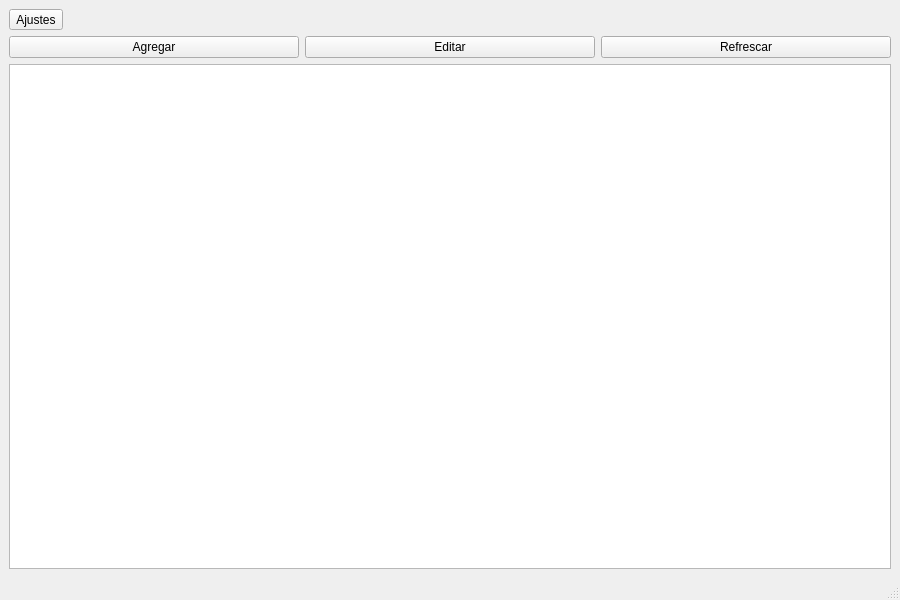
<?xml version="1.0" encoding="UTF-8"?>
<ui version="4.0">
 <class>MainWindow</class>
 <widget class="QMainWindow" name="MainWindow">
  <property name="geometry">
   <rect>
    <x>0</x>
    <y>0</y>
    <width>900</width>
    <height>600</height>
   </rect>
  </property>
  <property name="windowTitle">
   <string>CRUD de Estudiantes</string>
  </property>
  <widget class="QWidget" name="centralwidget">
   <layout class="QVBoxLayout" name="verticalLayout">
    <item>
     <layout class="QHBoxLayout" name="ajustesLayout">
      <item>
       <widget class="QToolButton" name="btnAjustes">
        <property name="text">
         <string>Ajustes</string>
        </property>
        <property name="popupMode">
         <enum>QToolButton::InstantPopup</enum>
        </property>
        <property name="toolButtonStyle">
         <enum>Qt::ToolButtonTextOnly</enum>
        </property>
       </widget>
      </item>
      <item>
       <spacer name="horizontalSpacerAjustes">
        <property name="orientation">
         <enum>Qt::Horizontal</enum>
        </property>
        <property name="sizeType">
         <enum>QSizePolicy::Expanding</enum>
        </property>
        <property name="sizeHint" stdset="0">
         <size>
          <width>40</width>
          <height>20</height>
         </size>
        </property>
       </spacer>
      </item>
     </layout>
    </item>
    <item>
     <layout class="QHBoxLayout" name="botonesLayout">
      <item>
       <widget class="QPushButton" name="btnAgregar">
        <property name="text">
         <string>Agregar</string>
        </property>
        <property name="iconSize">
         <size>
          <width>16</width>
          <height>16</height>
         </size>
        </property>
       </widget>
      </item>
      <item>
       <widget class="QPushButton" name="btnEditar">
        <property name="text">
         <string>Editar</string>
        </property>
       </widget>
      </item>
      <item>
       <widget class="QPushButton" name="btnRefrescar">
        <property name="text">
         <string>Refrescar</string>
        </property>
       </widget>
      </item>
     </layout>
    </item>
    <item>
     <widget class="QTableView" name="tableView"/>
    </item>
   </layout>
  </widget>
  <widget class="QMenuBar" name="menubar">
   <property name="geometry">
    <rect>
     <x>0</x>
     <y>0</y>
     <width>900</width>
     <height>19</height>
    </rect>
   </property>
  </widget>
  <widget class="QStatusBar" name="statusbar"/>
 </widget>
 <resources/>
 <connections/>
</ui>
